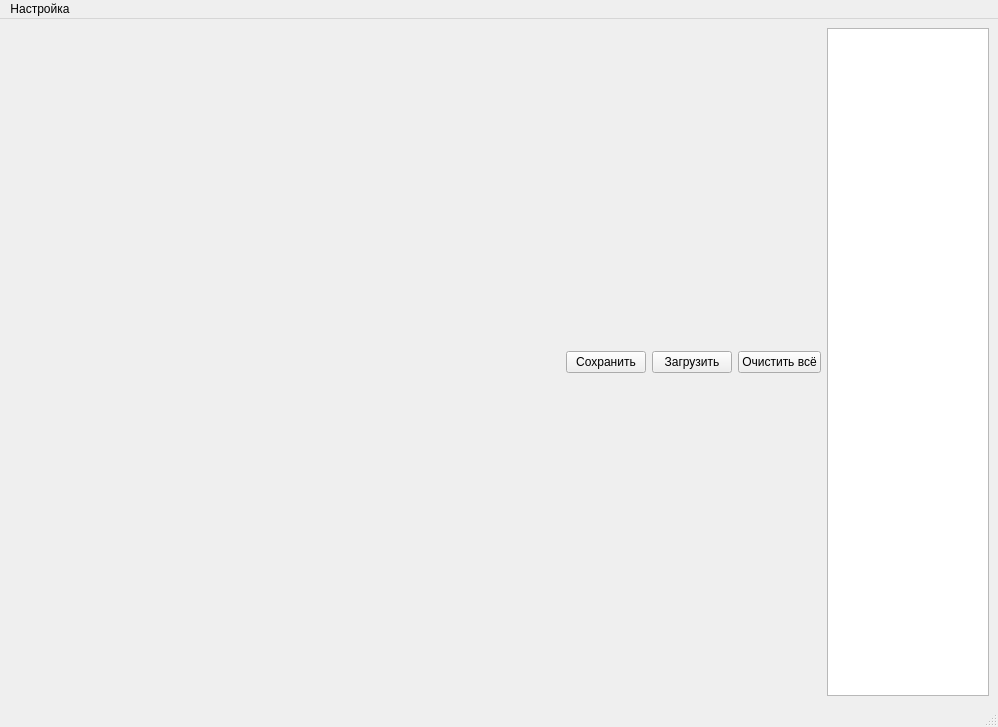
<?xml version="1.0" encoding="UTF-8"?>
<ui version="4.0">
 <class>MainWindow</class>
 <widget class="QMainWindow" name="MainWindow">
  <property name="geometry">
   <rect>
    <x>0</x>
    <y>0</y>
    <width>998</width>
    <height>727</height>
   </rect>
  </property>
  <property name="windowTitle">
   <string>MainWindow</string>
  </property>
  <widget class="QWidget" name="centralwidget">
   <layout class="QHBoxLayout" name="horizontalLayout_2" stretch="1,4,1">
    <item>
     <layout class="QVBoxLayout" name="verticalLayout_4"/>
    </item>
    <item>
     <layout class="QVBoxLayout" name="verticalLayout_3" stretch="1,1,1,0">
      <item>
       <layout class="QVBoxLayout" name="layoutPlotAI1"/>
      </item>
      <item>
       <layout class="QVBoxLayout" name="layoutPlotAI2"/>
      </item>
      <item>
       <layout class="QVBoxLayout" name="layoutPlotUI1"/>
      </item>
      <item>
       <layout class="QHBoxLayout" name="horizontalLayout">
        <item>
         <spacer name="horizontalSpacer">
          <property name="orientation">
           <enum>Qt::Horizontal</enum>
          </property>
          <property name="sizeHint" stdset="0">
           <size>
            <width>40</width>
            <height>20</height>
           </size>
          </property>
         </spacer>
        </item>
        <item>
         <widget class="QPushButton" name="pushButton_saveAll">
          <property name="text">
           <string>Сохранить</string>
          </property>
         </widget>
        </item>
        <item>
         <widget class="QPushButton" name="pushButton_loadAll">
          <property name="text">
           <string>Загрузить</string>
          </property>
         </widget>
        </item>
        <item>
         <widget class="QPushButton" name="pushButton_clearAll">
          <property name="text">
           <string>Очистить всё</string>
          </property>
         </widget>
        </item>
       </layout>
      </item>
     </layout>
    </item>
    <item>
     <layout class="QVBoxLayout" name="verticalLayout">
      <item>
       <widget class="QPlainTextEdit" name="log"/>
      </item>
     </layout>
    </item>
   </layout>
  </widget>
  <widget class="QMenuBar" name="menubar">
   <property name="geometry">
    <rect>
     <x>0</x>
     <y>0</y>
     <width>998</width>
     <height>21</height>
    </rect>
   </property>
   <widget class="QMenu" name="menu">
    <property name="title">
     <string>Настройка</string>
    </property>
    <addaction name="actionConnect"/>
    <addaction name="actionDisconnect"/>
    <addaction name="actionConfigure"/>
   </widget>
   <addaction name="menu"/>
  </widget>
  <widget class="QStatusBar" name="statusbar"/>
  <action name="actionConfigure">
   <property name="text">
    <string>Настройка</string>
   </property>
   <property name="toolTip">
    <string>COM-port setting</string>
   </property>
  </action>
  <action name="actionConnect">
   <property name="text">
    <string>Подключить</string>
   </property>
  </action>
  <action name="actionDisconnect">
   <property name="text">
    <string>Отключить</string>
   </property>
  </action>
 </widget>
 <resources/>
 <connections/>
</ui>
